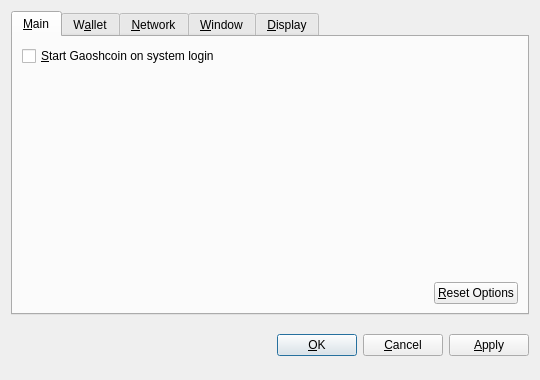
<?xml version="1.0" encoding="UTF-8"?>
<ui version="4.0">
 <class>OptionsDialog</class>
 <widget class="QDialog" name="OptionsDialog">
  <property name="geometry">
   <rect>
    <x>0</x>
    <y>0</y>
    <width>540</width>
    <height>380</height>
   </rect>
  </property>
  <property name="windowTitle">
   <string>Options</string>
  </property>
  <property name="modal">
   <bool>true</bool>
  </property>
  <layout class="QVBoxLayout" name="verticalLayout">
   <item>
    <widget class="QTabWidget" name="tabWidget">
     <property name="tabPosition">
      <enum>QTabWidget::North</enum>
     </property>
     <property name="currentIndex">
      <number>0</number>
     </property>
     <widget class="QWidget" name="tabMain">
      <attribute name="title">
       <string>&amp;Main</string>
      </attribute>
      <layout class="QVBoxLayout" name="verticalLayout_Main">
       <item>
        <widget class="QCheckBox" name="bitcoinAtStartup">
         <property name="toolTip">
          <string>Automatically start Gaoshcoin after logging in to the system.</string>
         </property>
         <property name="text">
          <string>&amp;Start Gaoshcoin on system login</string>
         </property>
        </widget>
       </item>
       <item>
        <spacer name="verticalSpacer_Main">
         <property name="orientation">
          <enum>Qt::Vertical</enum>
         </property>
         <property name="sizeHint" stdset="0">
          <size>
           <width>20</width>
           <height>40</height>
          </size>
         </property>
        </spacer>
       </item>
       <item>
        <layout class="QHBoxLayout" name="horizontalLayout_2_Main">
         <item>
          <spacer name="horizontalSpacer_2_Main">
           <property name="orientation">
            <enum>Qt::Horizontal</enum>
           </property>
           <property name="sizeHint" stdset="0">
            <size>
             <width>40</width>
             <height>20</height>
            </size>
           </property>
          </spacer>
         </item>
         <item>
          <widget class="QPushButton" name="resetButton">
           <property name="toolTip">
            <string>Reset all client options to default.</string>
           </property>
           <property name="text">
            <string>&amp;Reset Options</string>
           </property>
           <property name="autoDefault">
            <bool>false</bool>
           </property>
          </widget>
         </item>
        </layout>
       </item>
      </layout>
     </widget>
     <widget class="QWidget" name="tabWallet">
      <attribute name="title">
       <string>W&amp;allet</string>
      </attribute>
      <layout class="QVBoxLayout" name="verticalLayout_Network">
       <item>
        <widget class="QLabel" name="transactionFeeInfoLabel">
         <property name="text">
          <string>Optional transaction fee per kB that helps make sure your transactions are processed quickly. Most transactions are 1 kB.</string>
         </property>
         <property name="textFormat">
          <enum>Qt::PlainText</enum>
         </property>
         <property name="wordWrap">
          <bool>true</bool>
         </property>
        </widget>
       </item>
       <item>
        <layout class="QHBoxLayout" name="horizontalLayout_1_Main">
         <item>
          <widget class="QLabel" name="transactionFeeLabel">
           <property name="text">
            <string>Pay transaction &amp;fee</string>
           </property>
           <property name="textFormat">
            <enum>Qt::PlainText</enum>
           </property>
           <property name="buddy">
            <cstring>transactionFee</cstring>
           </property>
          </widget>
         </item>
         <item>
          <widget class="BitcoinAmountField" name="transactionFee"/>
         </item>
         <item>
          <spacer name="horizontalSpacer_1_Main">
           <property name="orientation">
            <enum>Qt::Horizontal</enum>
           </property>
           <property name="sizeHint" stdset="0">
            <size>
             <width>40</width>
             <height>20</height>
            </size>
           </property>
          </spacer>
         </item>
        </layout>
       </item>
       <item>
        <widget class="QLabel" name="label">
         <property name="text">
          <string>If you disable the spending of unconfirmed change, the change from a transaction cannot be used until that transaction has at least one confirmation. This also affects how your balance is computed.</string>
         </property>
         <property name="wordWrap">
          <bool>true</bool>
         </property>
        </widget>
       </item>
       <item>
        <widget class="QCheckBox" name="spendZeroConfChange">
         <property name="text">
          <string>Spend unconfirmed change  (experts only)</string>
         </property>
        </widget>
       </item>
       <item>
        <spacer name="verticalSpacer">
         <property name="orientation">
          <enum>Qt::Vertical</enum>
         </property>
         <property name="sizeHint" stdset="0">
          <size>
           <width>20</width>
           <height>40</height>
          </size>
         </property>
        </spacer>
       </item>
      </layout>
     </widget>
     <widget class="QWidget" name="tabNetwork">
      <attribute name="title">
       <string>&amp;Network</string>
      </attribute>
      <layout class="QVBoxLayout" name="verticalLayout_Network">
       <item>
        <widget class="QCheckBox" name="mapPortUpnp">
         <property name="toolTip">
          <string>Automatically open the Gaoshcoin client port on the router. This only works when your router supports UPnP and it is enabled.</string>
         </property>
         <property name="text">
          <string>Map port using &amp;UPnP</string>
         </property>
        </widget>
       </item>
       <item>
        <widget class="QCheckBox" name="connectSocks">
         <property name="toolTip">
          <string>Connect to the Gaoshcoin network through a SOCKS proxy (e.g. when connecting through Tor).</string>
         </property>
         <property name="text">
          <string>&amp;Connect through SOCKS proxy:</string>
         </property>
        </widget>
       </item>
       <item>
        <layout class="QHBoxLayout" name="horizontalLayout_Network">
         <item>
          <widget class="QLabel" name="proxyIpLabel">
           <property name="text">
            <string>Proxy &amp;IP:</string>
           </property>
           <property name="textFormat">
            <enum>Qt::PlainText</enum>
           </property>
           <property name="buddy">
            <cstring>proxyIp</cstring>
           </property>
          </widget>
         </item>
         <item>
          <widget class="QValidatedLineEdit" name="proxyIp">
           <property name="maximumSize">
            <size>
             <width>140</width>
             <height>16777215</height>
            </size>
           </property>
           <property name="toolTip">
            <string>IP address of the proxy (e.g. 127.0.0.1)</string>
           </property>
          </widget>
         </item>
         <item>
          <widget class="QLabel" name="proxyPortLabel">
           <property name="text">
            <string>&amp;Port:</string>
           </property>
           <property name="textFormat">
            <enum>Qt::PlainText</enum>
           </property>
           <property name="buddy">
            <cstring>proxyPort</cstring>
           </property>
          </widget>
         </item>
         <item>
          <widget class="QLineEdit" name="proxyPort">
           <property name="maximumSize">
            <size>
             <width>55</width>
             <height>16777215</height>
            </size>
           </property>
           <property name="toolTip">
            <string>Port of the proxy (e.g. 9050)</string>
           </property>
          </widget>
         </item>
         <item>
          <widget class="QLabel" name="socksVersionLabel">
           <property name="text">
            <string>SOCKS &amp;Version:</string>
           </property>
           <property name="textFormat">
            <enum>Qt::PlainText</enum>
           </property>
           <property name="buddy">
            <cstring>socksVersion</cstring>
           </property>
          </widget>
         </item>
         <item>
          <widget class="QValueComboBox" name="socksVersion">
           <property name="toolTip">
            <string>SOCKS version of the proxy (e.g. 5)</string>
           </property>
          </widget>
         </item>
         <item>
          <spacer name="horizontalSpacer_Network">
           <property name="orientation">
            <enum>Qt::Horizontal</enum>
           </property>
           <property name="sizeHint" stdset="0">
            <size>
             <width>40</width>
             <height>20</height>
            </size>
           </property>
          </spacer>
         </item>
        </layout>
       </item>
       <item>
        <spacer name="verticalSpacer_Network">
         <property name="orientation">
          <enum>Qt::Vertical</enum>
         </property>
         <property name="sizeHint" stdset="0">
          <size>
           <width>20</width>
           <height>40</height>
          </size>
         </property>
        </spacer>
       </item>
      </layout>
     </widget>
     <widget class="QWidget" name="tabWindow">
      <attribute name="title">
       <string>&amp;Window</string>
      </attribute>
      <layout class="QVBoxLayout" name="verticalLayout_Window">
       <item>
        <widget class="QCheckBox" name="minimizeToTray">
         <property name="toolTip">
          <string>Show only a tray icon after minimizing the window.</string>
         </property>
         <property name="text">
          <string>&amp;Minimize to the tray instead of the taskbar</string>
         </property>
        </widget>
       </item>
       <item>
        <widget class="QCheckBox" name="minimizeOnClose">
         <property name="toolTip">
          <string>Minimize instead of exit the application when the window is closed. When this option is enabled, the application will be closed only after selecting Quit in the menu.</string>
         </property>
         <property name="text">
          <string>M&amp;inimize on close</string>
         </property>
        </widget>
       </item>
       <item>
        <spacer name="verticalSpacer_Window">
         <property name="orientation">
          <enum>Qt::Vertical</enum>
         </property>
         <property name="sizeHint" stdset="0">
          <size>
           <width>20</width>
           <height>40</height>
          </size>
         </property>
        </spacer>
       </item>
      </layout>
     </widget>
     <widget class="QWidget" name="tabDisplay">
      <attribute name="title">
       <string>&amp;Display</string>
      </attribute>
      <layout class="QVBoxLayout" name="verticalLayout_Display">
       <item>
        <layout class="QHBoxLayout" name="horizontalLayout_1_Display">
         <item>
          <widget class="QLabel" name="langLabel">
           <property name="text">
            <string>User Interface &amp;language:</string>
           </property>
           <property name="textFormat">
            <enum>Qt::PlainText</enum>
           </property>
           <property name="buddy">
            <cstring>lang</cstring>
           </property>
          </widget>
         </item>
         <item>
          <widget class="QValueComboBox" name="lang">
           <property name="toolTip">
            <string>The user interface language can be set here. This setting will take effect after restarting Gaoshcoin.</string>
           </property>
          </widget>
         </item>
        </layout>
       </item>
       <item>
        <layout class="QHBoxLayout" name="horizontalLayout_2_Display">
         <item>
          <widget class="QLabel" name="unitLabel">
           <property name="text">
            <string>&amp;Unit to show amounts in:</string>
           </property>
           <property name="textFormat">
            <enum>Qt::PlainText</enum>
           </property>
           <property name="buddy">
            <cstring>unit</cstring>
           </property>
          </widget>
         </item>
         <item>
          <widget class="QValueComboBox" name="unit">
           <property name="toolTip">
            <string>Choose the default subdivision unit to show in the interface and when sending coins.</string>
           </property>
          </widget>
         </item>
        </layout>
       </item>
       <item>
        <widget class="QCheckBox" name="displayAddresses">
         <property name="toolTip">
          <string>Whether to show Gaoshcoin addresses in the transaction list or not.</string>
         </property>
         <property name="text">
          <string>&amp;Display addresses in transaction list</string>
         </property>
        </widget>
       </item>
       <item>
        <widget class="QCheckBox" name="coinControlFeatures">
         <property name="toolTip">
          <string>Whether to show coin control features or not.</string>
         </property>
         <property name="text">
          <string>Display coin &amp;control features (experts only!)</string>
         </property>
        </widget>
       </item>
       <item>
        <spacer name="verticalSpacer_Display">
         <property name="orientation">
          <enum>Qt::Vertical</enum>
         </property>
         <property name="sizeHint" stdset="0">
          <size>
           <width>20</width>
           <height>40</height>
          </size>
         </property>
        </spacer>
       </item>
      </layout>
     </widget>
    </widget>
   </item>
   <item>
    <layout class="QHBoxLayout" name="horizontalLayout_Buttons">
     <item>
      <spacer name="horizontalSpacer_1">
       <property name="orientation">
        <enum>Qt::Horizontal</enum>
       </property>
       <property name="sizeHint" stdset="0">
        <size>
         <width>40</width>
         <height>48</height>
        </size>
       </property>
      </spacer>
     </item>
     <item>
      <widget class="QLabel" name="statusLabel">
       <property name="font">
        <font>
         <weight>75</weight>
         <bold>true</bold>
        </font>
       </property>
       <property name="text">
        <string/>
       </property>
       <property name="textFormat">
        <enum>Qt::PlainText</enum>
       </property>
       <property name="wordWrap">
        <bool>true</bool>
       </property>
      </widget>
     </item>
     <item>
      <spacer name="horizontalSpacer_2">
       <property name="orientation">
        <enum>Qt::Horizontal</enum>
       </property>
       <property name="sizeHint" stdset="0">
        <size>
         <width>40</width>
         <height>48</height>
        </size>
       </property>
      </spacer>
     </item>
     <item>
      <widget class="QPushButton" name="okButton">
       <property name="text">
        <string>&amp;OK</string>
       </property>
      </widget>
     </item>
     <item>
      <widget class="QPushButton" name="cancelButton">
       <property name="text">
        <string>&amp;Cancel</string>
       </property>
       <property name="autoDefault">
        <bool>false</bool>
       </property>
      </widget>
     </item>
     <item>
      <widget class="QPushButton" name="applyButton">
       <property name="text">
        <string>&amp;Apply</string>
       </property>
       <property name="autoDefault">
        <bool>false</bool>
       </property>
      </widget>
     </item>
    </layout>
   </item>
  </layout>
 </widget>
 <customwidgets>
  <customwidget>
   <class>BitcoinAmountField</class>
   <extends>QSpinBox</extends>
   <header>bitcoinamountfield.h</header>
  </customwidget>
  <customwidget>
   <class>QValueComboBox</class>
   <extends>QComboBox</extends>
   <header>qvaluecombobox.h</header>
  </customwidget>
  <customwidget>
   <class>QValidatedLineEdit</class>
   <extends>QLineEdit</extends>
   <header>qvalidatedlineedit.h</header>
  </customwidget>
 </customwidgets>
 <resources/>
 <connections/>
</ui>
